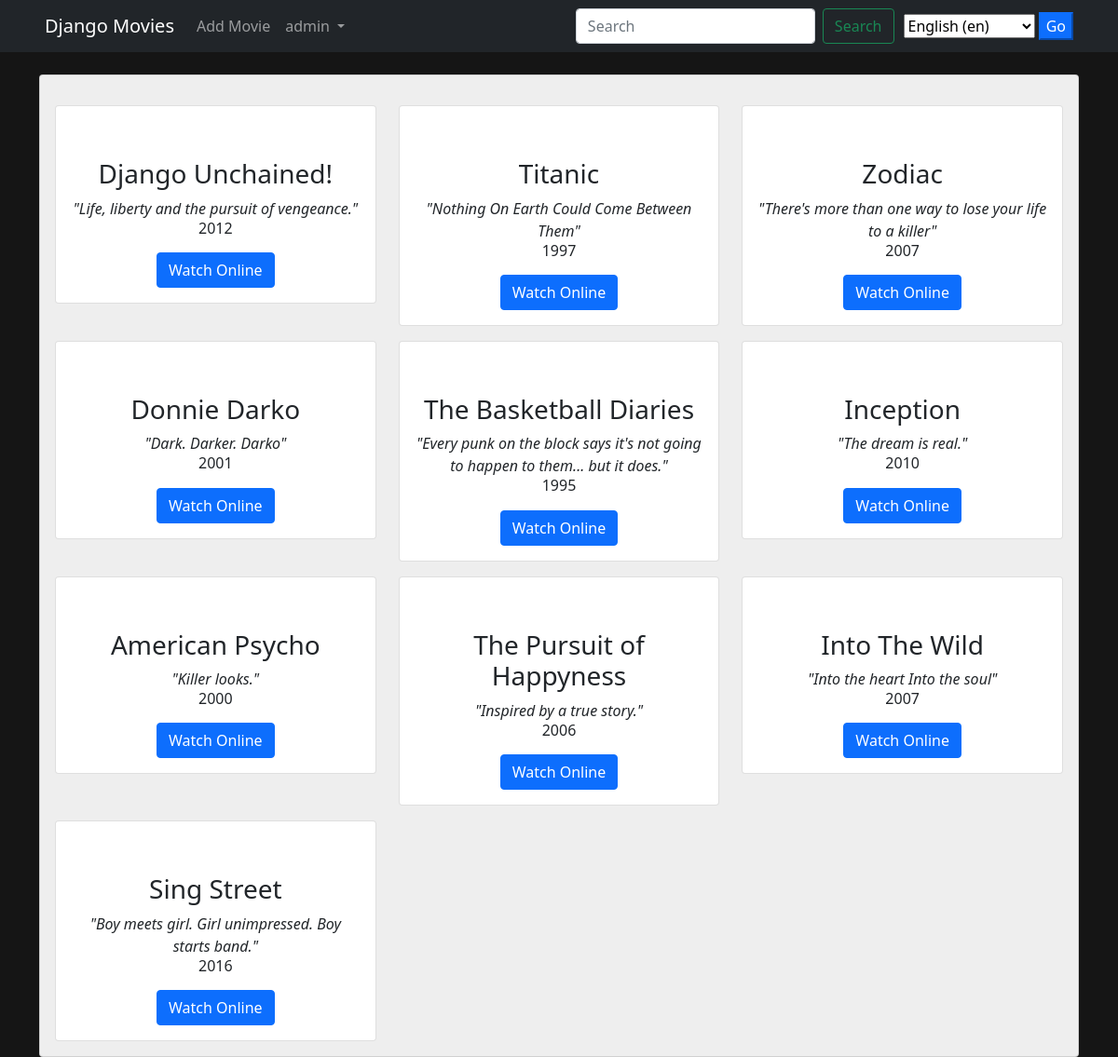
The page /en/ (signed in) on the database its author committed.
### main/models.py (models this page shows, shortened)
class Movie(models.Model):
    name = models.CharField(max_length=300)
    tagline = models.CharField(max_length=300, default='')
    genres = models.ManyToManyField(Genre)
    director = models.CharField(max_length=300)
    cast = models.CharField(max_length=800)
    description = models.TextField(max_length=5000)
    release_date = models.DateField()
    average_rating = models.FloatField(default=0)
    image = models.URLField(default=None, null=True)
    video_url = models.URLField('Video URL', default=None, null=True)

### main/views.py (the view)
# urls.py: path('', views.HomeView.as_view(), name='home'),
class HomeView(View):
    def get(self, request):
        query = request.GET.get('title')
        all_movies = None
        if query:
            all_movies = Movie.objects.filter(name__icontains=query)
        else:
            all_movies = Movie.objects.all()
        context = {
            'movies': all_movies,
        }
        return render(request, 'main/index.html', context)

### main/templates/main/index.html (shortened to what this page needs)
{% extends 'main/base.html' %}
{% load i18n %}
{% block content %}
<div class="container">
    <div class="card mt-4 backdrop">
        <div class="card-body">
            <div class="row">
                {% for movie in movies %}
                <div class="col-md-4">
                    <div class="card mt-3">
                        <div class="card-body">
                            <div class="text-center">
                                <h3 class="text-center mt-3">{{ movie.name }}</h3>
                                <div class="text-center">
                                    <i>"{{ movie.tagline }}"</i>
                                    <br>
                                    <h6>{{ movie.release_date.year }}</h6>
                                </div>
                            </div>
                            <div class="text-center mt-3">
                                <button class="btn btn-primary">
                                    <a href="{% url 'main:detail' movie.id %}" class="text-white" style="text-decoration: none;">{% translate 'Watch Online' %}</a>
                                </button>
                            </div>
                        </div>
                    </div>
                </div>
                {% endfor %}
            </div>
        </div>
    </div>
</div>
{% endblock content %}

### main/templates/main/base.html (shortened to what this page needs)
<!doctype html>
{% load i18n %}
<html lang="en">
	<head>
		<link href="https://cdn.jsdelivr.net/npm/bootstrap@5.0.1/dist/css/bootstrap.min.css" rel="stylesheet">
		{% load static %}
		<link rel="stylesheet" href="{% static 'css/main.css' %}">
	</head>
	<body>
		<nav class="navbar navbar-expand-lg navbar-dark bg-dark text-white">
			<div class="container-fluid px-5">
				<a class="navbar-brand" href="{% url 'main:home' %}">Django Movies</a>
				<div class="collapse navbar-collapse" id="navbarSupportedContent">
					<ul class="navbar-nav me-auto mb-2 mb-lg-0">
						{% if user.is_superuser %}
						<li class="nav-item">
							<a class="nav-link" href="{% url 'main:add_movie' %}">{% translate 'Add Movie' %}</a>
						</li>
						{% endif %}
						{% if user.is_authenticated %}
						<li class="nav-item dropdown">
							<a class="nav-link dropdown-toggle" href="#" id="navbarDropdown" role="button" data-bs-toggle="dropdown" aria-expanded="false">
							{{ user.username }}
							</a>
						</li>
						{% endif %}
					</ul>
					<form action="{% url 'main:home' %}" method="GET" class="d-flex">
						<input class="form-control me-2" type="search" placeholder="Search" aria-label="Search" name="title">
						<button class="btn btn-outline-success" type="submit" class="mx-5">{% translate 'Search' %}</button>
					</form>
					<form action="{% url 'set_language' %}" method="post" style="margin-left: 10px;">{% csrf_token %}
						<select name="language">
								{% get_current_language as LANGUAGE_CODE %}
								{% get_available_languages as LANGUAGES %}
								{% get_language_info_list for LANGUAGES as languages %}
								{% for language in languages %}
										<option value="{{ language.code }}"{% if language.code == LANGUAGE_CODE %}
														selected{% endif %}>
												{{ language.name_local }} ({{ language.code }})
										</option>
								{% endfor %}
						</select>
						<input type="submit" value="Go" class="btn-primary">
				</form>
				</div>
			</div>
		</nav>
		{% block content %}
		{% endblock content %}
	</body>
</html>

### main/static/css/main.css (style rules this page uses)
body { background-color: #151515; }
.backdrop { background-color: rgb(238, 238, 238); }

### rows shown on the page
Movie: name "Django Unchained!", tagline "Life, liberty and the pursuit of vengeance.", release_date.year "2012"
Movie: name "Titanic", tagline "Nothing On Earth Could Come Between Them", release_date.year "1997"
Movie: name "Zodiac", tagline "There's more than one way to lose your life to a killer", release_date.year "2007"
Movie: name "Donnie Darko", tagline "Dark. Darker. Darko", release_date.year "2001"
Movie: name "The Basketball Diaries", tagline "Every punk on the block says it's not going to happen to them... but it does.", release_date.year "1995"
Movie: name "Inception", tagline "The dream is real.", release_date.year "2010"
Movie: name "American Psycho", tagline "Killer looks.", release_date.year "2000"
Movie: name "The Pursuit of Happyness", tagline "Inspired by a true story.", release_date.year "2006"
Movie: name "Into The Wild", tagline "Into the heart Into the soul", release_date.year "2007"
Movie: name "Sing Street", tagline "Boy meets girl. Girl unimpressed. Boy starts band.", release_date.year "2016"

### other values the page prints
{{ user.username }} "admin"
form field language "English (en)"
